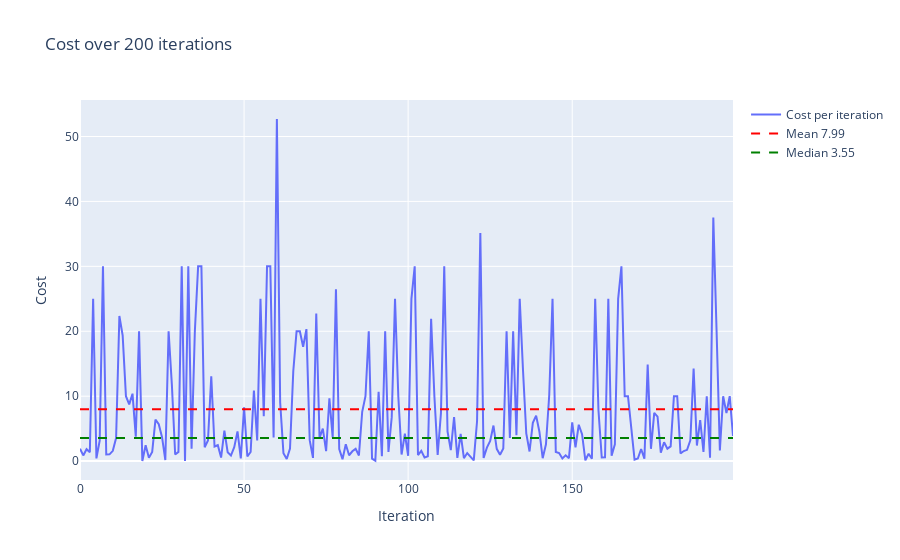

Write notebook code for a chart like this one.
### Code cell
display(df.head())
methods.plot_plotly(data=df['actual_cost'], data_label='Cost')

### Figure 1 — Plotly figure (JSON) as saved in the notebook; plotly's stock layout.template omitted (floating-point values rounded to 4 significant figures; data arrays with more than 128 entries replaced by an {"elided": "..."} marker saying what was removed)
{"data": [{"mode": "lines", "name": "Cost per iteration", "type": "scatter", "y": {"elided": "200 float values"}}, {"line": {"color": "red", "dash": "dash"}, "mode": "lines", "name": "Mean 7.99", "type": "scatter", "x": [0, 199], "y": [7.993, 7.993]}, {"line": {"color": "green", "dash": "dash"}, "mode": "lines", "name": "Median 3.55", "type": "scatter", "x": [0, 199], "y": [3.551, 3.551]}], "layout": {"title": {"text": "Cost over 200 iterations"}, "xaxis": {"title": {"text": "Iteration"}}, "yaxis": {"title": {"text": "Cost"}}}}
